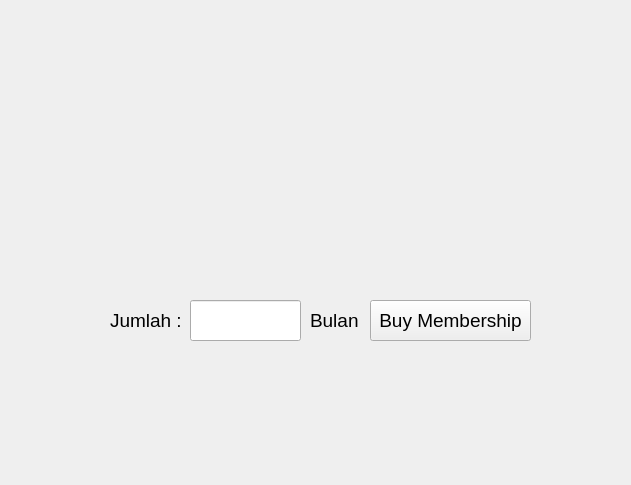
<?xml version="1.0" encoding="UTF-8"?>
<ui version="4.0">
 <class>Form</class>
 <widget class="QWidget" name="Form">
  <property name="geometry">
   <rect>
    <x>0</x>
    <y>0</y>
    <width>631</width>
    <height>485</height>
   </rect>
  </property>
  <property name="windowTitle">
   <string>Form</string>
  </property>
  <widget class="QLineEdit" name="lineEdit">
   <property name="geometry">
    <rect>
     <x>190</x>
     <y>300</y>
     <width>111</width>
     <height>41</height>
    </rect>
   </property>
   <property name="font">
    <font>
     <pointsize>14</pointsize>
    </font>
   </property>
  </widget>
  <widget class="QPushButton" name="buyButton">
   <property name="geometry">
    <rect>
     <x>370</x>
     <y>300</y>
     <width>161</width>
     <height>41</height>
    </rect>
   </property>
   <property name="font">
    <font>
     <pointsize>14</pointsize>
    </font>
   </property>
   <property name="text">
    <string>Buy Membership</string>
   </property>
  </widget>
  <widget class="QLabel" name="label">
   <property name="geometry">
    <rect>
     <x>110</x>
     <y>300</y>
     <width>71</width>
     <height>41</height>
    </rect>
   </property>
   <property name="font">
    <font>
     <pointsize>14</pointsize>
    </font>
   </property>
   <property name="text">
    <string>Jumlah :</string>
   </property>
  </widget>
  <widget class="QLabel" name="label_2">
   <property name="geometry">
    <rect>
     <x>310</x>
     <y>300</y>
     <width>51</width>
     <height>41</height>
    </rect>
   </property>
   <property name="font">
    <font>
     <pointsize>14</pointsize>
    </font>
   </property>
   <property name="text">
    <string>Bulan</string>
   </property>
  </widget>
  <widget class="QLabel" name="label_3">
   <property name="geometry">
    <rect>
     <x>30</x>
     <y>30</y>
     <width>571</width>
     <height>231</height>
    </rect>
   </property>
   <property name="text">
    <string/>
   </property>
   <property name="pixmap">
    <pixmap>../img/benefits.png</pixmap>
   </property>
   <property name="scaledContents">
    <bool>true</bool>
   </property>
  </widget>
 </widget>
 <resources/>
 <connections/>
</ui>
